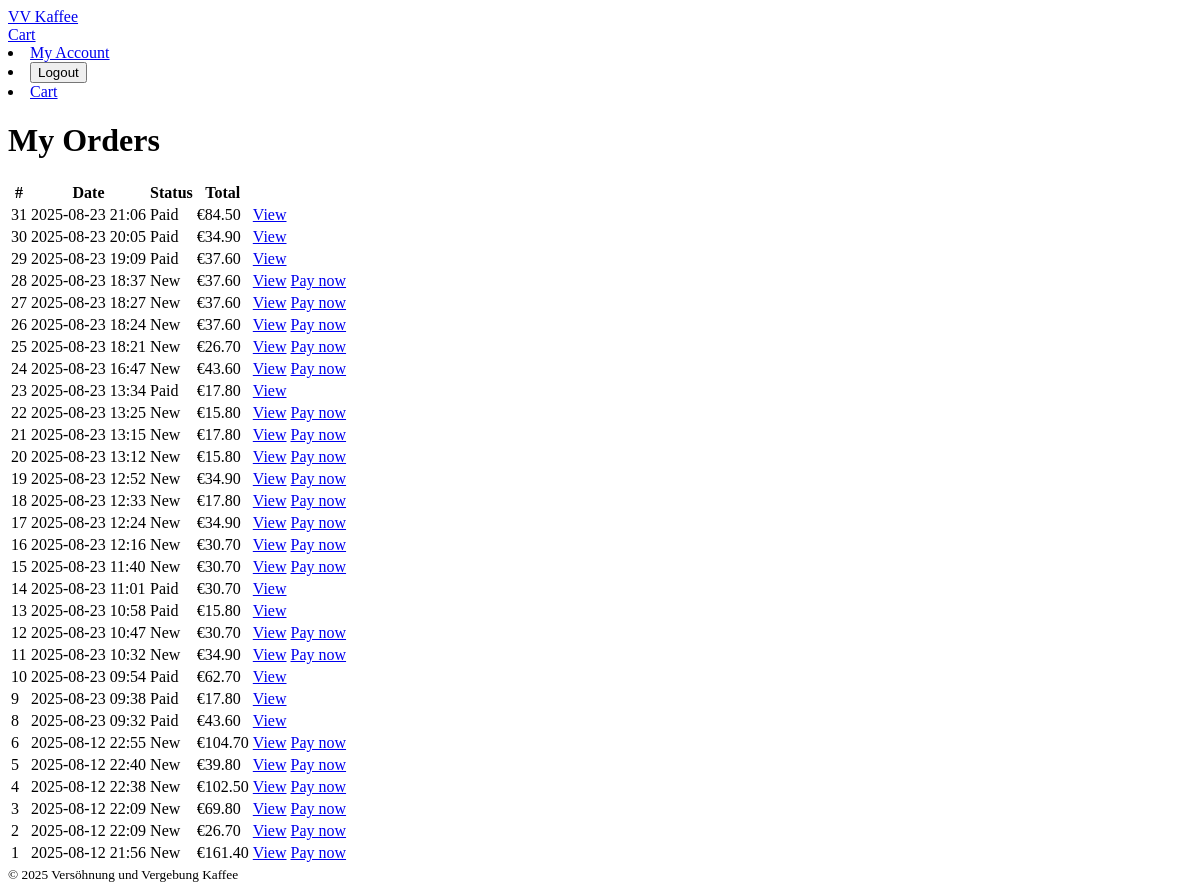
Before: /account/orders/ (signed in) with the older database file.
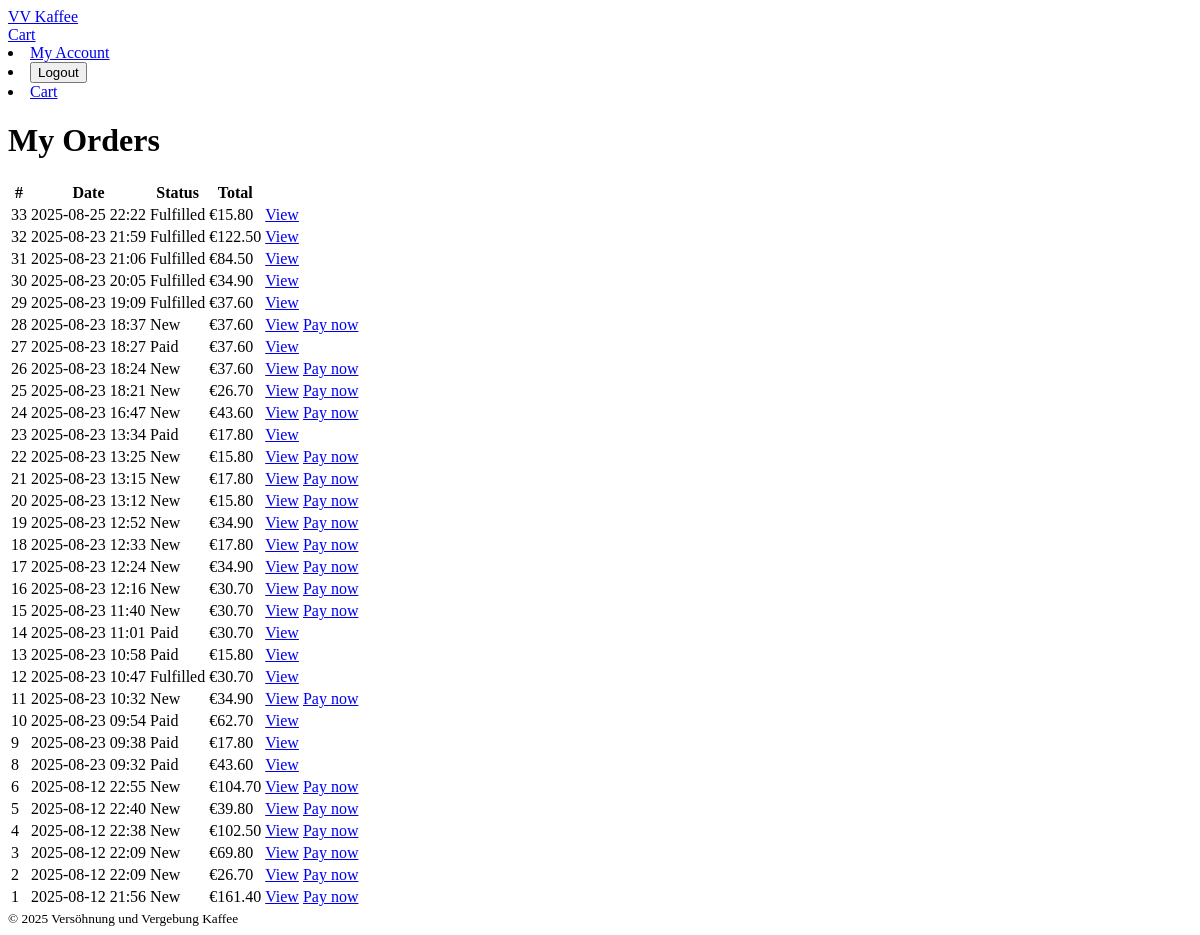
After: the same page with the newer database file.
### orders/models.py (models this page shows, shortened)
class Order(models.Model):
    STATUS_CHOICES = [
        ("new", "New"),
        ("pending_fulfillment", "Pending fulfillment"),
        ("paid", "Paid"),
        ("fulfilled", "Fulfilled"),
        ("cancelled", "Cancelled"),
        ("refunded", "Refunded"),
    ]
    status = models.CharField(max_length=32, choices=STATUS_CHOICES, default="new")
    fulfilled_at = models.DateTimeField(null=True, blank=True)
    user = models.ForeignKey(settings.AUTH_USER_MODEL, on_delete=models.SET_NULL, null=True, blank=True, related_name="orders")
    full_name = models.CharField(max_length=100)
    email = models.EmailField()
    phone_number = models.CharField(max_length=20, blank=True)
    street = models.CharField(max_length=120)
    house_number = models.CharField(max_length=10, blank=True)
    city = models.CharField(max_length=80)
    postal_code = models.CharField(max_length=20)
    country = models.CharField(max_length=60, default="Germany")
    status = models.CharField(max_length=20, choices=STATUS_CHOICES, default="new")
    payment_intent_id = models.CharField(max_length=120, blank=True)  # Stripe PaymentIntent id
    subtotal = models.DecimalField(max_digits=10, decimal_places=2, default=0)
    shipping = models.DecimalField(max_digits=10, decimal_places=2, default=0)
    total = models.DecimalField(max_digits=10, decimal_places=2, default=0)
    notes = models.TextField(blank=True)
    created_at = models.DateTimeField(auto_now_add=True)
    updated_at = models.DateTimeField(auto_now=True)
    class Meta:
        ordering = ["-created_at"]
        permissions = [
            ("view_fulfillment", "Can access fulfillment (paid picklists)"),
            ("change_fulfillment_status", "Can mark orders fulfilled"),
        ]

### orders/views.py (the view)
# urls.py: path("account/orders/", views.my_orders, name="my_orders"),
@login_required
def my_orders(request):
    orders = (Order.objects
              .filter(user=request.user)
              .order_by("-created_at")
              .prefetch_related("items"))
    return render(request, "orders/my_orders.html", {"orders": orders})

### cart/context_processors.py (called while the page is built)
def cart_summary(request):
    cart = request.session.get(CART_SESSION_KEY, {})
    item_count = sum(int(item.get("quantity", 0)) for item in cart.values())
    subtotal = sum(
        Decimal(item["price"]) * int(item["quantity"]) for item in cart.values()
    ) if cart else Decimal("0.00")
    shipping = Decimal("0.00") if subtotal >= Decimal("39.00") else (Decimal("4.90") if subtotal > 0 else Decimal("0.00"))
    total = (subtotal + shipping).quantize(Decimal("0.01"))
    return {
        "cart_item_count": item_count,
        "cart_subtotal": subtotal.quantize(Decimal("0.01")),
        "cart_total": total,
    }

### orders/templatetags/user_extras.py (called while the page is built)
@register.filter
def has_group(user, group_name):
    if not getattr(user, "is_authenticated", False):
        return False
    return user.groups.filter(name=group_name).exists()

### orders/templates/orders/my_orders.html (shortened to what this page needs)
{% extends "base.html" %}
{% block content %}
<h1>My Orders</h1>
<table class="table">
  <thead><tr><th>#</th><th>Date</th><th>Status</th><th>Total</th><th></th></tr></thead>
  <tbody>
    {% for o in orders %}
      <tr>
        <td>{{ o.id }}</td>
        <td>{{ o.created_at|date:"Y-m-d H:i" }}</td>
        <td>{{ o.get_status_display }}</td>
        <td>€{{ o.total }}</td>
        <td>
          <a class="btn btn-sm btn-outline-primary" href="{% url 'orders:my_order_detail' o.id %}">View</a>
          {% if o.status == "new" %}
            <a class="btn btn-sm btn-primary" href="{% url 'orders:pay' o.id %}">Pay now</a>
          {% endif %}
        </td>
      </tr>
    {% empty %}
      <tr><td colspan="5">No orders yet.</td></tr>
    {% endfor %}
  </tbody>
</table>
{% endblock %}

Changed rows visible on the page:
added Order: id "33", created_at "2025-08-25 22:22", status "Fulfilled", total "15.80"
added Order: id "32", created_at "2025-08-23 21:59", status "Fulfilled", total "122.50"
changed Order id 31: status "Paid" → "Fulfilled"
changed Order id 30: status "Paid" → "Fulfilled"
changed Order id 29: status "Paid" → "Fulfilled"
changed Order id 27: status "New" → "Paid"; no longer shows "Pay now"
changed Order id 12: status "New" → "Fulfilled"; no longer shows "Pay now"
